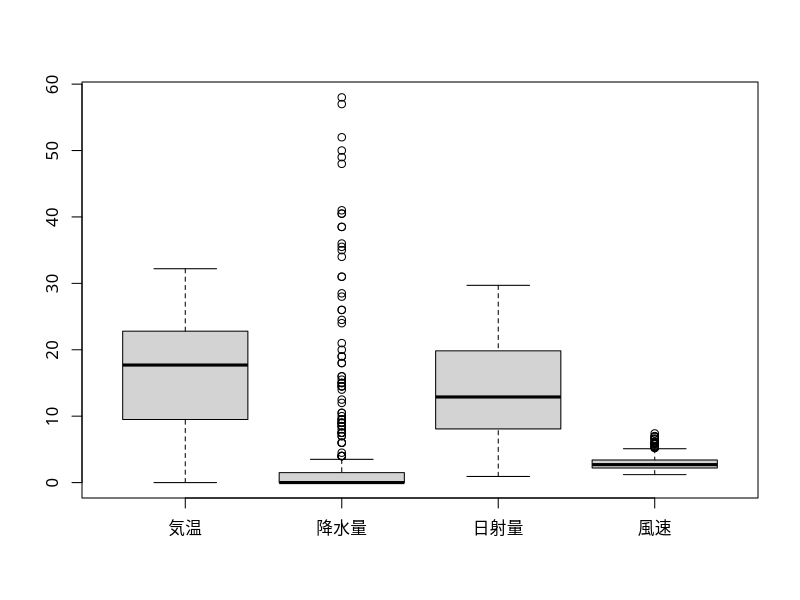
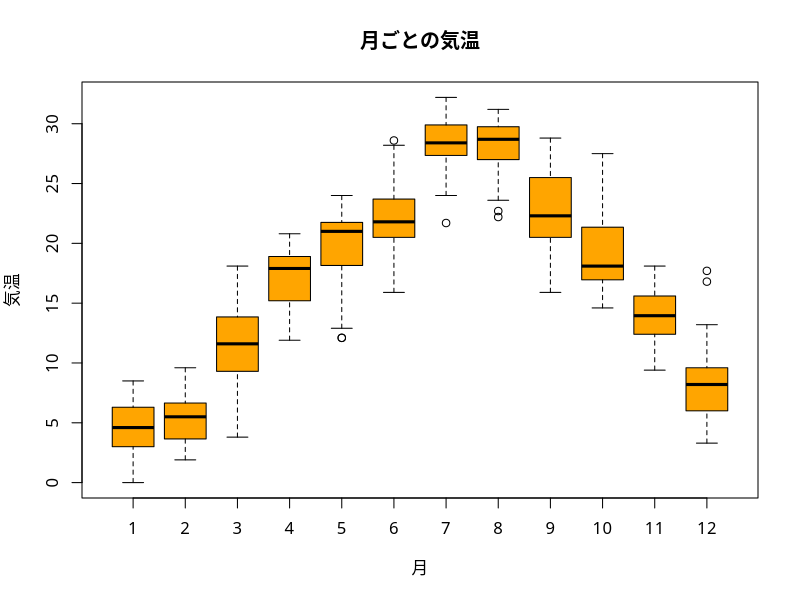
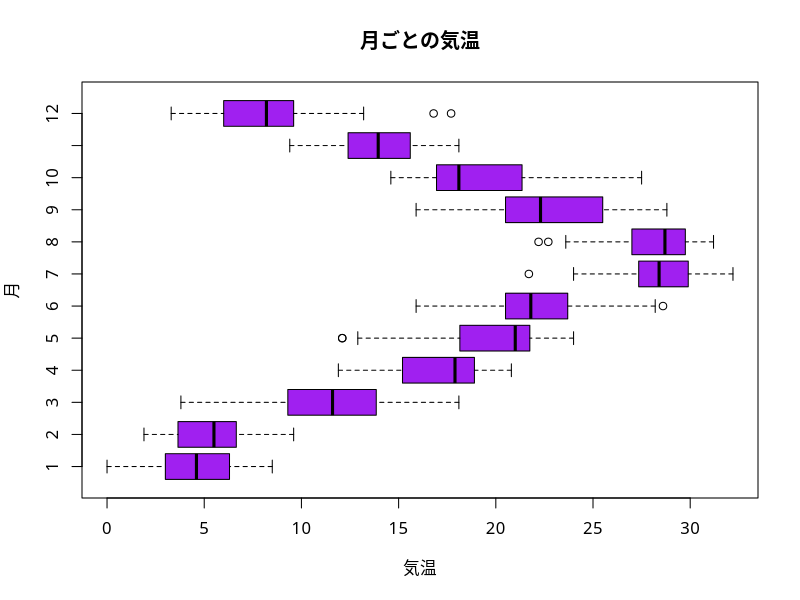

The R source for these figures, in order:
### 関数boxplotによる箱ひげ図の作図
par(family="HiraginoSans-W4") 
myData <- subset(read.csv("data/tokyo_weather.csv",
                          fileEncoding="utf8"), 
                 select=c(月,気温,降水量,日射量,風速))
### 基本的な箱ひげ図
boxplot(myData[ ,-1]) # 月は除く
### 月ごとに気温を分類
boxplot(気温 ~ 月, data=myData,
        col="orange", main="月ごとの気温")
boxplot(気温 ~ 月, data=myData,
        horizontal=TRUE, # 図を回転
        col="purple", main="月ごとの気温")
